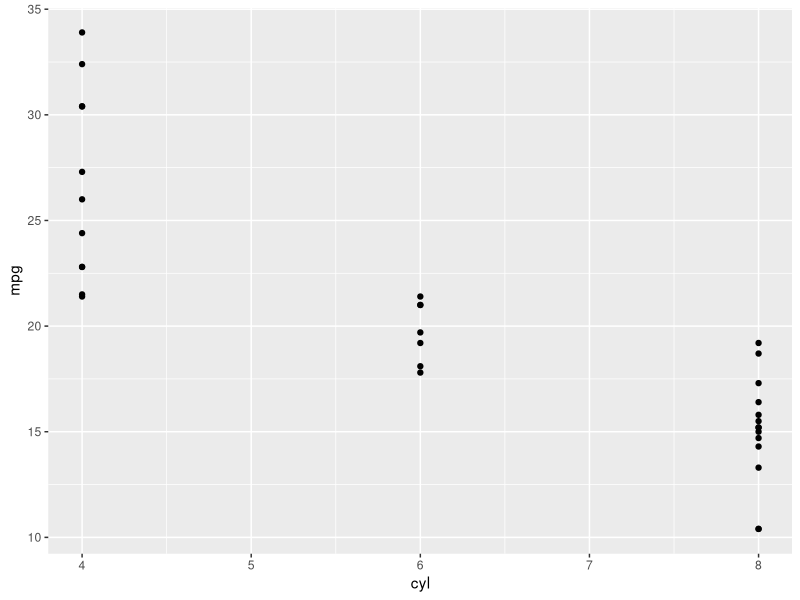
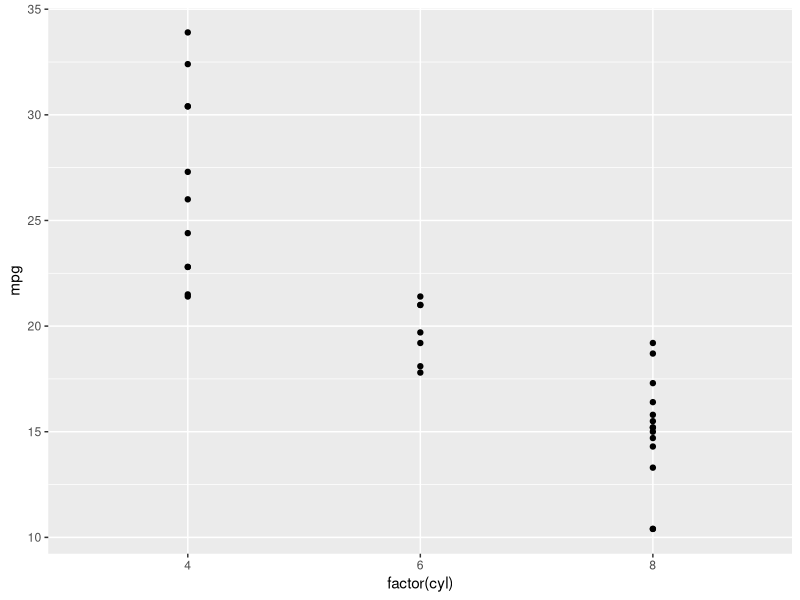
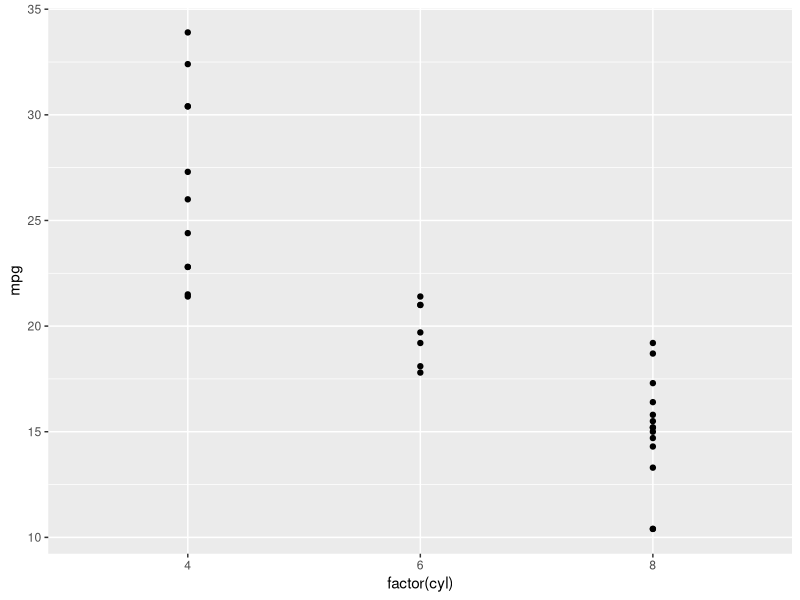
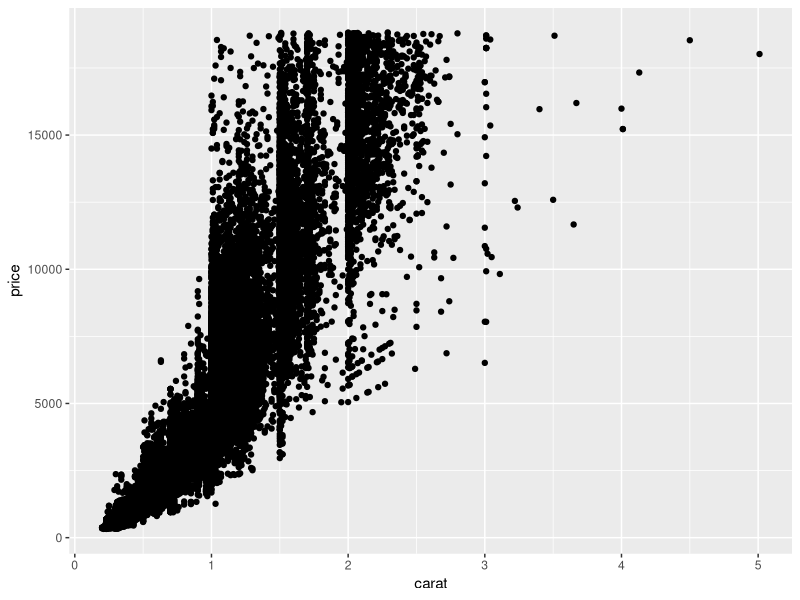
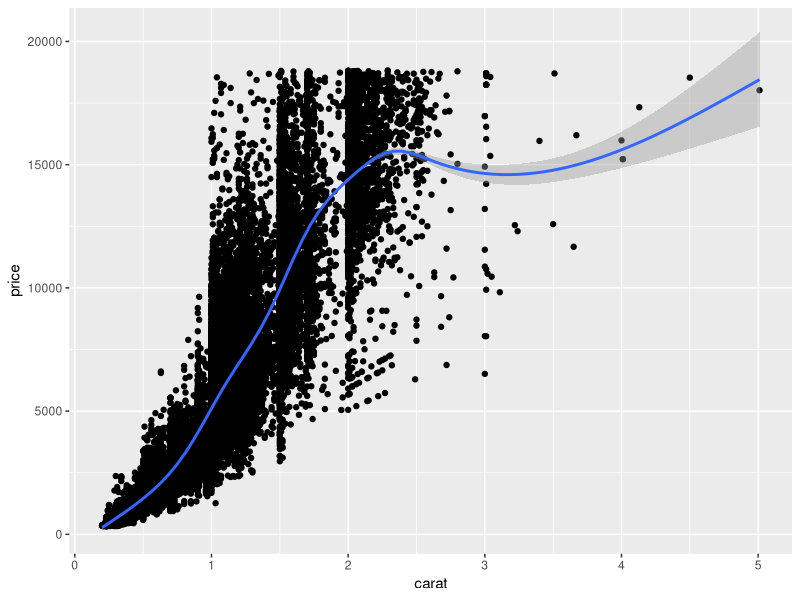
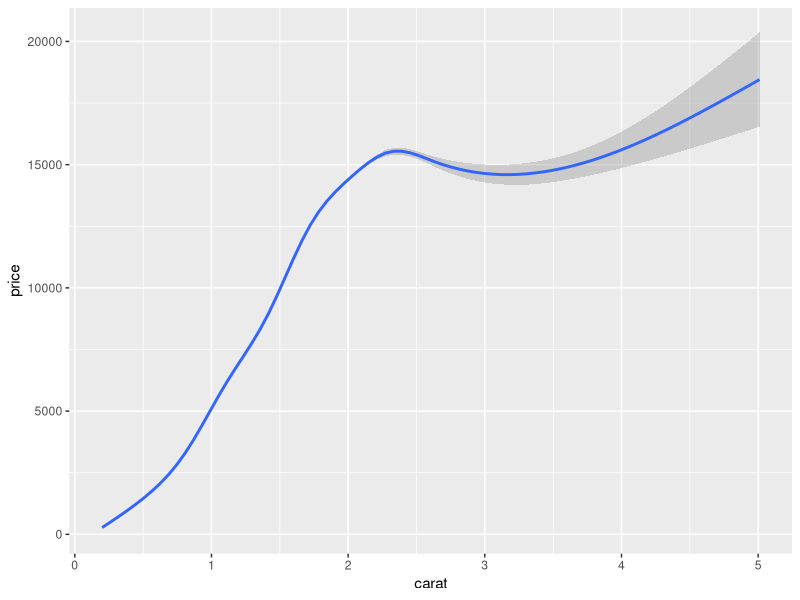
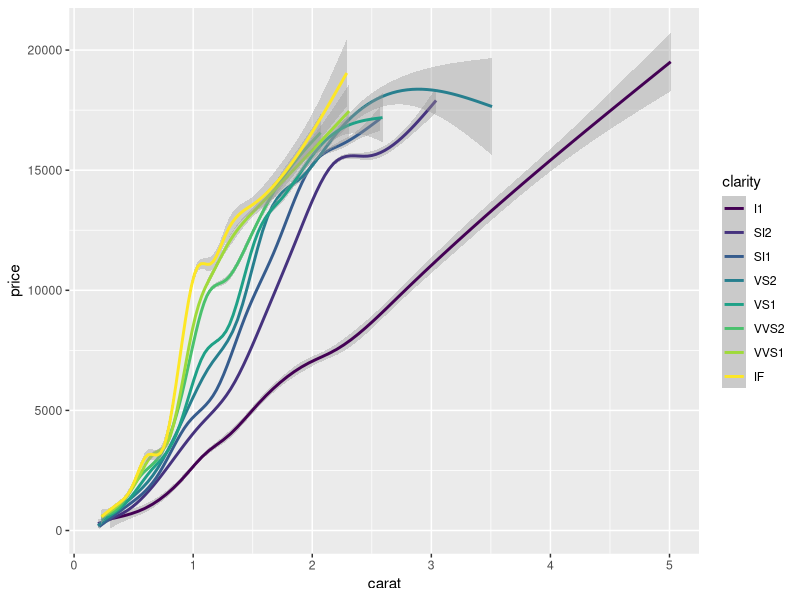
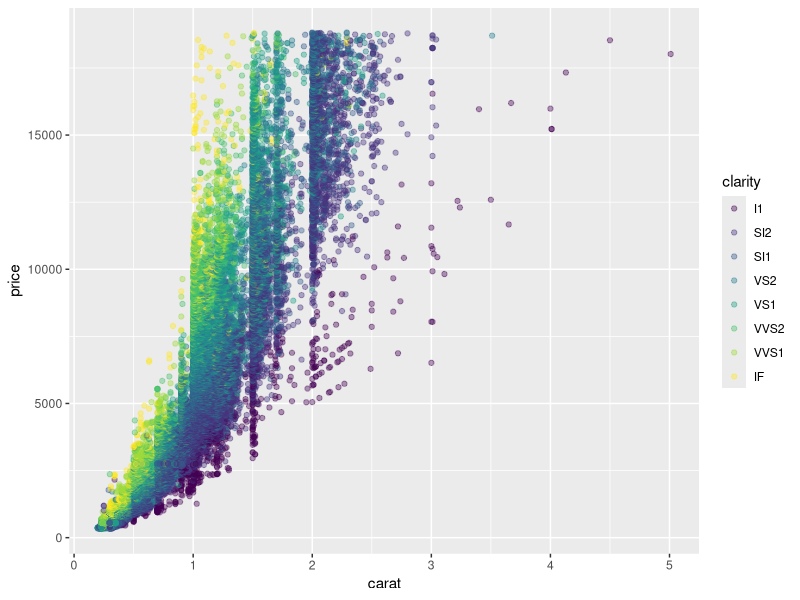

Recreate these plots in R, in order.
library(RColorBrewer)
library(ggplot2)
library(car)
data(Vocab)
library(tidyr)
data(economics)
recess <- data.frame(
  begin = as.Date(c("1969-12-01", "1973-11-01", "1980-01-01", "1981-07-01", "1990-07-01", "2001-03-01")),
  end = as.Date(c("1970-11-01", "1975-03-01", "1980-07-01", "1982-11-01", "1991-03-01", "2001-11-01"))
)


# 1. Chapter 1: ---- 
# Introduction
  # Load the ggplot2 package

  # Explore the mtcars data frame with str()
  str(mtcars)
  
  # Execute the following command
  ggplot(mtcars, aes(x = cyl, y = mpg)) +
    geom_point()

  # Change the command below so that cyl is treated as factor
  ggplot(mtcars, aes(x = factor(cyl), y = mpg)) +
    geom_point()
  
  # Load the ggplot2 package

  # Change the command below so that cyl is treated as factor
  ggplot(mtcars, aes(x = factor(cyl), y = mpg)) +
    geom_point()
  
  # Explore the diamonds data frame with str()
  str(diamonds)
  
  # Add geom_point() with +
  ggplot(diamonds, aes(x = carat, y = price)) +
    geom_point()
  
  
  # Add geom_point() and geom_smooth() with +
  ggplot(diamonds, aes(x = carat, y = price)) +
    geom_point() +
    geom_smooth()
  
  # Copy the above command but show only the smooth line
  ggplot(diamonds, aes(x = carat, y = price)) +
    geom_smooth()
  
  # Copy the above command and assign the correct value to col in aes()
  ggplot(diamonds, aes(x = carat, y = price, col = clarity)) +
    geom_smooth()
  
  # Keep the color settings from previous command. Plot only the points with argument alpha.
  ggplot(diamonds, aes(x = carat, y = price, col = clarity)) +
    geom_point(alpha = 0.4)
  
  # Create the object containing the data and aes layers: dia_plot
  dia_plot <- ggplot(data = diamonds, aes(x = carat, y = price))
  
  # Add a geom layer with + and geom_point()
  dia_plot +
    geom_point()
  
  # Add the same geom layer, but with aes() inside
  dia_plot +
    geom_point(aes(col = clarity))
  
  set.seed(1)
  
  # The dia_plot object has been created for you
  dia_plot <- ggplot(diamonds, aes(x = carat, y = price))
  
  # Expand dia_plot by adding geom_point() with alpha set to 0.2
  dia_plot + geom_point(alpha = 0.2)
  
  # Plot dia_plot with additional geom_smooth() with se set to FALSE
  dia_plot + geom_point(alpha = 0.2) + geom_smooth(se = FALSE)
  
  # Copy the command from above and add aes() with the correct mapping to geom_smooth()
  dia_plot + geom_point(alpha = 0.2) + geom_smooth(se = FALSE, aes(col = clarity))
  
  
# 2. Chapter 2: ---- 
# Data
  # Plot the correct variables of mtcars
  plot(mtcars$wt, mtcars$mpg, col = mtcars$cyl)
  
  # Change cyl inside mtcars to a factor
  mtcars$cyl <- as.factor(mtcars$cyl)
  
  # Make the same plot as in the first instruction
  plot(mtcars$wt, mtcars$mpg, col = mtcars$cyl)
  
  # Basic plot
  mtcars$cyl <- as.factor(mtcars$cyl)
  plot(mtcars$wt, mtcars$mpg, col = mtcars$cyl)
  
  # Use lm() to calculate a linear model and save it as carModel
  carModel <- lm(mpg ~ wt, data = mtcars)
  
  # Call abline() with carModel as first argument and set lty to 2
  abline(carModel, lty = 2)
  
  # Plot each subset efficiently with lapply
  # You don't have to edit this code
  lapply(mtcars$cyl, function(x) {
    abline(lm(mpg ~ wt, mtcars, subset = (cyl == x)), col = x)
  })
  
  # This code will draw the legend of the plot
  # You don't have to edit this code
  legend(x = 5, y = 33, legend = levels(mtcars$cyl),
         col = 1:3, pch = 1, bty = "n")
  
  # Convert cyl to factor (don't need to change)
  mtcars$cyl <- as.factor(mtcars$cyl)
  
  # Example from base R (don't need to change)
  plot(mtcars$wt, mtcars$mpg, col = mtcars$cyl)
  abline(lm(mpg ~ wt, data = mtcars), lty = 2)
  lapply(mtcars$cyl, function(x) {
    abline(lm(mpg ~ wt, mtcars, subset = (cyl == x)), col = x)
  })
  legend(x = 5, y = 33, legend = levels(mtcars$cyl),
         col = 1:3, pch = 1, bty = "n")
  
  # Plot 1: add geom_point() to this command to create a scatter plot
  ggplot(mtcars, aes(x = wt, y = mpg, col = cyl)) +
    geom_point()  # Fill in using instructions Plot 1
  
  # Plot 2: include the lines of the linear models, per cyl
  ggplot(mtcars, aes(x = wt, y = mpg, col = cyl)) +
    geom_point() + # Copy from Plot 1
    geom_smooth(aes(method = "lm", se = FALSE, col = cyl))   # Fill in using instructions Plot 2
  
  # Plot 3: include a lm for the entire dataset in its whole
  ggplot(mtcars, aes(x = wt, y = mpg, col = cyl)) +
    geom_point() + # Copy from Plot 2
    geom_smooth(aes(method = "lm", se = FALSE, col = cyl)) + # Copy from Plot 2
    geom_smooth(aes(group  = 1, method = "lm", se = FALSE), linetype = 2)   # Fill in using instructions Plot 3
  #  the group aesthetic will tell ggplot() to draw a single linear model through all the points.
  
  
  
  
  
  
  # Load the tidyr package
  
  # Add column with unique ids (don't need to change)
  iris$Flower <- 1:nrow(iris)
  
  # Fill in the ___ to produce to the correct iris.wide dataset
  iris.wide <- iris %>%
    gather(key, value, -Species , -Flower) %>%
    separate(key, c("Part", "Measure"), "\\.") %>%
    spread(Measure, value)
  
  # Fill in the ___ to produce to the correct iris.tidy dataset
  iris.tidy <- iris %>%
    gather(key, Value, -Species) %>%
    separate(key, c("Part", "Measure"), "\\.")
  
  # Consider the structure of iris, iris.wide and iris.tidy (in that order)
  str(iris)
  str(iris.wide)
  str(iris.tidy)

  # Think about which dataset you would use to get the plot shown right
  # Fill in the ___ to produce the plot given to the right
  ggplot(iris.wide, aes(x = Length, y = Width, col = Part)) +
    geom_jitter() +
    facet_grid(. ~ Species)
  
  # Think about which dataset you would use to get the plot shown right
  # Fill in the ___ to produce the plot given to the right
  ggplot(iris.tidy, aes(x = Species, y = Value, col = Part)) +
    geom_jitter() +
    facet_grid(. ~ Measure)
  
# 3. Chapter 3: ---- 
# Aesthetics
  # Map cyl to y
  ggplot(mtcars, aes(x = mpg, y = cyl)) + 
    geom_point()
  
  # Map cyl to x
  ggplot(mtcars, aes(x = cyl, y = mpg)) + 
    geom_point()
  
  # Map cyl to col
  ggplot(mtcars, aes(x = wt, y = mpg, color = cyl)) + 
    geom_point()
  
  # Change shape and size of the points in the above plot
  ggplot(mtcars, aes(x = wt, y = mpg, color = cyl)) + 
    geom_point(shape = 1, size = 4)
  
  # Given from the previous exercise
  ggplot(mtcars, aes(x = wt, y = mpg, col = cyl)) +
    geom_point(shape = 1, size = 4)
  
  # Map cyl to fill
  ggplot(mtcars, aes(x = wt, y = mpg, fill = cyl)) +
    geom_point()
  
  # Change shape, size and alpha of the points in the above plot
  ggplot(mtcars, aes(x = wt, y = mpg, fill = cyl)) +
    geom_point(shape = 16, size = 6, alpha = 0.6)
  
  # Map cyl to size
  ggplot(mtcars, aes(x = wt, y = mpg, size = cyl)) +
    geom_point()
  
  # Map cyl to alpha
  ggplot(mtcars, aes(x = wt, y = mpg, alpha = cyl)) +
    geom_point()
  
  # Map cyl to shape 
  ggplot(mtcars, aes(x = wt, y = mpg, shape = cyl)) +
    geom_point()
  
  # Map cyl to labels
  ggplot(mtcars, aes(x = wt, y = mpg, label = cyl)) +
    geom_text()
  
  
  # Define a hexadecimal color
  my_color <- "#123456"
  
  # Set the color aesthetic 
  ggplot(mtcars, aes(x = wt, y = mpg, col = cyl)) +
    geom_point()
  
  # Set the color aesthetic and attribute 
  # Notice that if an aesthetic and an attribute are set with the same argument, the attribute takes precedence.
  ggplot(mtcars, aes(x = wt, y = mpg, col = cyl)) +
    geom_point(col = my_color)
  
  # Set the fill aesthetic and color, size and shape attributes
  ggplot(mtcars, aes(x = wt, y = mpg, fill = cyl)) +
    geom_point(size = 10, shape = 23, col = my_color)
  
  # Expand to draw points with alpha 0.5
  ggplot(mtcars, aes(x = wt, y = mpg, fill = cyl)) +
    geom_point(alpha = 0.5)
  
  # Expand to draw points with shape 24 and color yellow
  ggplot(mtcars, aes(x = wt, y = mpg, fill = cyl)) +
    geom_point(shape = 24, col = "yellow")
  
  # Expand to draw text with label x, color red and size 10
  ggplot(mtcars, aes(x = wt, y = mpg, fill = cyl))  +
    geom_text(col = "red", size = 10, label = "x")
  
  # Map mpg onto x, qsec onto y and factor(cyl) onto col
  ggplot(mtcars, aes(x = mpg, y = qsec, col = factor(cyl))) +
    geom_point()
  
  # Add mapping: factor(am) onto shape
  ggplot(mtcars, aes(x = mpg, y = qsec, col = factor(cyl), shape = factor(am))) +
    geom_point()
  
  # Add mapping: (hp/wt) onto size
  ggplot(mtcars, aes(x = mpg, y = qsec, col = factor(cyl), shape = factor(am), size = (hp / wt))) +
    geom_point()
  
  
  
  
  
  # The base layer, cyl.am, is available for you
  cyl.am <- ggplot(mtcars, aes(x = factor(cyl), fill = factor(am)))
  # Add geom (position = "stack" by default)
  cyl.am + 
    geom_bar()
  
  # Fill - show proportion
  cyl.am + 
    geom_bar(position = "fill")  
  
  # Dodging - principles of similarity and proximity
  cyl.am +
    geom_bar(position = "dodge") 
  
  # Clean up the axes with scale_ functions
  val = c("#E41A1C", "#377EB8")
  lab = c("Manual", "Automatic")
  cyl.am +
    geom_bar(position = "dodge") +
    scale_x_discrete("Cylinders") + 
    scale_y_continuous("Number") +
    scale_fill_manual("Transmissions", 
                      values = val,
                      labels = lab)
  
  
  
  # Add a new column called group
  mtcars$group <- 0
  
  # Create jittered plot of mtcars: mpg onto x, group onto y
  ggplot(mtcars, aes(x = mpg, y = group)) + geom_jitter()
  
  # Change the y aesthetic limits
  ggplot(mtcars, aes(x = mpg, y = group)) + geom_jitter() +
    scale_y_continuous(limits = c(-2,2))
  
  
  
  
  # Basic scatter plot: wt on x-axis and mpg on y-axis; map cyl to col
  ggplot(mtcars, aes(x = wt, y = mpg, col = cyl)) +
    geom_point(size = 4)
  
  # Hollow circles - an improvement
  ggplot(mtcars, aes(x = wt, y = mpg, col = cyl)) + geom_point(size = 4, shape = 1)
  
  # Add transparency - very nice
  ggplot(mtcars, aes(x = wt, y = mpg, col = cyl)) + geom_point(size = 4, shape = 1, alpha = 0.6)
  
  
  
  
  # Scatter plot: carat (x), price (y), clarity (col)
  ggplot(diamonds, aes(x = carat, y = price, col = clarity)) + geom_point()
  
  # Adjust for overplotting
  ggplot(diamonds, aes(x = carat, y = price, col = clarity)) + geom_point(alpha = 0.5)
  
  # Scatter plot: clarity (x), carat (y), price (col)
  ggplot(diamonds, aes(x = clarity, y = carat, col = price)) + geom_point(alpha = 0.5)
  
  # Dot plot with jittering
  ggplot(diamonds, aes(x = clarity, y = carat, col = price)) + geom_point(position = "jitter", alpha = 0.5)
  
  
  
 
  
# 4. Chapter 4: ---- 
# Geometries
  
  # The dataset mtcars is available for you
  
  # Plot the cyl on the x-axis and wt on the y-axis
  ggplot(mtcars, aes(x = cyl, y = wt)) + geom_point()
  
  # Use geom_jitter() instead of geom_point()
  ggplot(mtcars, aes(x = cyl, y = wt)) + geom_jitter()
  
  # Define the position object using position_jitter(): posn.j
  posn.j <- position_jitter(width = 0.1)
  
  # Use posn.j in geom_point()
  ggplot(mtcars, aes(x = cyl, y = wt)) + geom_point(position = posn.j)
  
  
  
  # Examine the structure of Vocab
  str(Vocab)
  
  # Basic scatter plot of vocabulary (y) against education (x). Use geom_point()
  ggplot(Vocab, aes(x = education, y = vocabulary)) + geom_point()
  
  # Use geom_jitter() instead of geom_point()
  ggplot(Vocab, aes(x = education, y = vocabulary)) + geom_jitter()
  
  # Using the above plotting command, set alpha to a very low 0.2
  ggplot(Vocab, aes(x = education, y = vocabulary)) + geom_jitter(alpha = 0.2)
  
  # Using the above plotting command, set the shape to 1
  ggplot(Vocab, aes(x = education, y = vocabulary)) + geom_jitter(alpha = 0.2, shape = 1)
  
  
  
  # Make a univariate histogram
  ggplot(mtcars, aes(x = mpg)) + 
    geom_histogram()
  
  # Change the bin width to 1
  ggplot(mtcars, aes(x = mpg)) + 
    geom_histogram(binwidth = 1)
  
  # Change the y aesthetic to density
  ggplot(mtcars, aes(x = mpg)) + 
    geom_histogram(aes(y = ..density..), binwidth = 1)
  
  # Custom color code
  myBlue <- "#377EB8"
  
  # Change the fill color to myBlue
  ggplot(mtcars, aes(x = mpg)) + 
    geom_histogram(aes(y = ..density..), binwidth = 1, fill = myBlue)
  
  
  # Draw a bar plot of cyl, filled according to am
  ggplot(mtcars, aes(x = cyl, fill = am)) + geom_bar()
  
  # Change the position argument to stack
  ggplot(mtcars, aes(x = cyl, fill = am)) + geom_bar(position = "stack")
  
  # Change the position argument to fill
  ggplot(mtcars, aes(x = cyl, fill = am)) + geom_bar(position = "fill")
  
  # Change the position argument to dodge
  ggplot(mtcars, aes(x = cyl, fill = am)) + geom_bar(position = "dodge")
  
  
  
  # Draw a bar plot of cyl, filled according to am
  ggplot(mtcars, aes(x = cyl, fill = factor(am))) + geom_bar(position = "stack")
  
  # Change the position argument to "dodge"
  ggplot(mtcars, aes(x = cyl, fill = factor(am))) + geom_bar(position = "dodge")
  
  # Define posn_d with position_dodge()
  posn_d = position_dodge(width = 0.2)
  
  # Change the position argument to posn_d
  ggplot(mtcars, aes(x = cyl, fill = factor(am))) + geom_bar(position = posn_d)
  
  # Use posn_d as position and adjust alpha to 0.6
  ggplot(mtcars, aes(x = cyl, fill = factor(am))) + geom_bar(position = posn_d, alpha = 0.6)
  
  
  
  
  # A basic histogram, add coloring defined by cyl 
  ggplot(mtcars, aes(mpg, fill = factor(cyl))) +
    geom_histogram(binwidth = 1)
  
  # Change position to identity 
  ggplot(mtcars, aes(mpg, fill = factor(cyl))) +
    geom_histogram(binwidth = 1, position = "identity")
  
  # Change geom to freqpoly (position is identity by default) 
  ggplot(mtcars, aes(mpg, col = factor(cyl))) +
    geom_freqpoly(binwidth = 1)
  
  
  
  # Bar plots with color ramp, part 1----
  # Example of how to use a brewed color palette
  ggplot(mtcars, aes(x = factor(cyl), fill = factor(am))) +
    geom_bar() +
    scale_fill_brewer(palette = "Set1")
  
  # Use str() on Vocab to check out the structure
  str(Vocab)
  
  # Plot education on x and vocabulary on fill
  # Use the default brewed color palette
  ggplot(Vocab, aes(x = education, fill = factor(vocabulary))) + geom_bar(position = "fill") +
    scale_fill_brewer()
  
  
  # Bar plots with color ramp, part 2----
  # Final plot of last exercise
  ggplot(Vocab, aes(x = education, fill = factor(vocabulary))) +
    geom_bar(position = "fill") +
    scale_fill_brewer()
  
  # Definition of a set of blue colors
  blues <- brewer.pal(9, "Blues")
  
  # Make a color range using colorRampPalette() and the set of blues
  blue_range <- colorRampPalette(blues)
  
  # Use blue_range to adjust the color of the bars, use scale_fill_manual()
  blue_range <- colorRampPalette(blues)
  ggplot(Vocab, aes(x = education, fill = factor(vocabulary))) +
    geom_bar(position = "fill") +
    scale_fill_manual(values = blue_range(11))
  
  
  # Overlapping histograms ----
  # Basic histogram plot command
  ggplot(mtcars, aes(mpg)) + 
    geom_histogram(binwidth = 1)
  
  # Expand the histogram to fill using am
  ggplot(mtcars, aes(mpg, fill = factor(am))) + 
    geom_histogram(binwidth = 1)
  
  # Change the position argument to "dodge"
  ggplot(mtcars, aes(mpg, fill = factor(am))) + 
    geom_histogram(binwidth = 1, position = "dodge")
  
  # Change the position argument to "fill"
  ggplot(mtcars, aes(mpg, fill = factor(am))) + 
    geom_histogram(binwidth = 1, position = "fill")
  
  # Change the position argument to "identity" and set alpha to 0.4
  ggplot(mtcars, aes(mpg, fill = factor(am))) + 
    geom_histogram(binwidth = 1, position = "identity", alpha = 0.4)
  
  # Change fill to cyl
  ggplot(mtcars, aes(mpg, fill = factor(cyl))) + 
    geom_histogram(binwidth = 1, position = "identity", alpha = 0.4)
  
  
  
  # Line plots -----
  # Print out head of economics
  head(economics)
  
  # Plot unemploy as a function of date using a line plot
  ggplot(economics, aes(x = date, y = unemploy)) +
    geom_line()
  
  # Adjust plot to represent the fraction of total population that is unemployed
  ggplot(economics, aes(x = date, y = unemploy/pop)) +
    geom_line()
  
  
  
  
  # !!!!! Periods of recession ----
  # Expand the following command with geom_rect() to draw the recess periods
  ggplot(economics, aes(x = date, y = unemploy/pop)) +
    geom_line() + 
    geom_rect(data = recess, 
              inherit.aes = FALSE, 
              aes(xmin = begin, xmax = end, ymin = -Inf, ymax = +Inf), 
              fill = "red",
              alpha = 0.2)
  
  
  
  
  
  
  